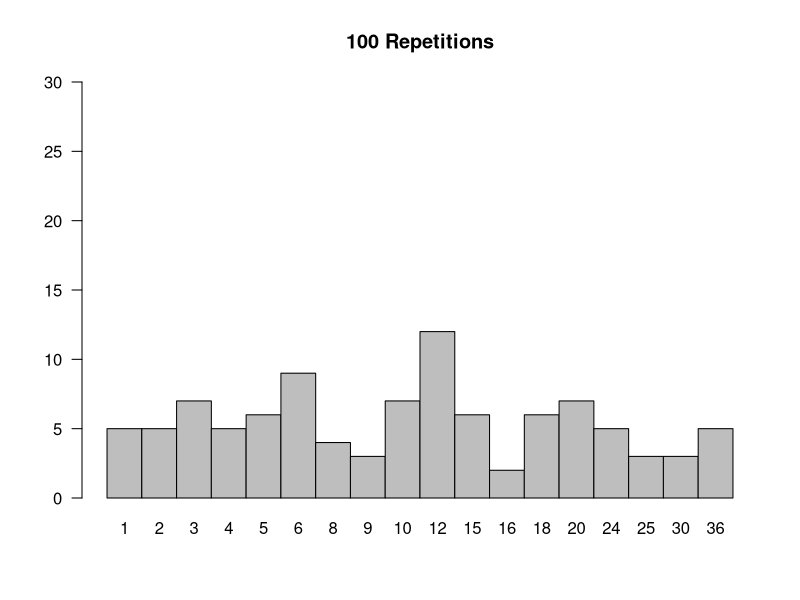
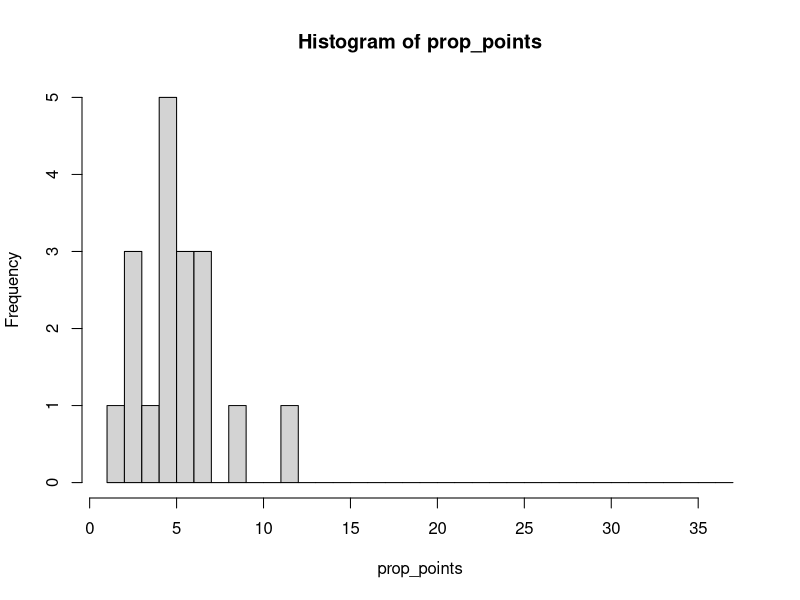
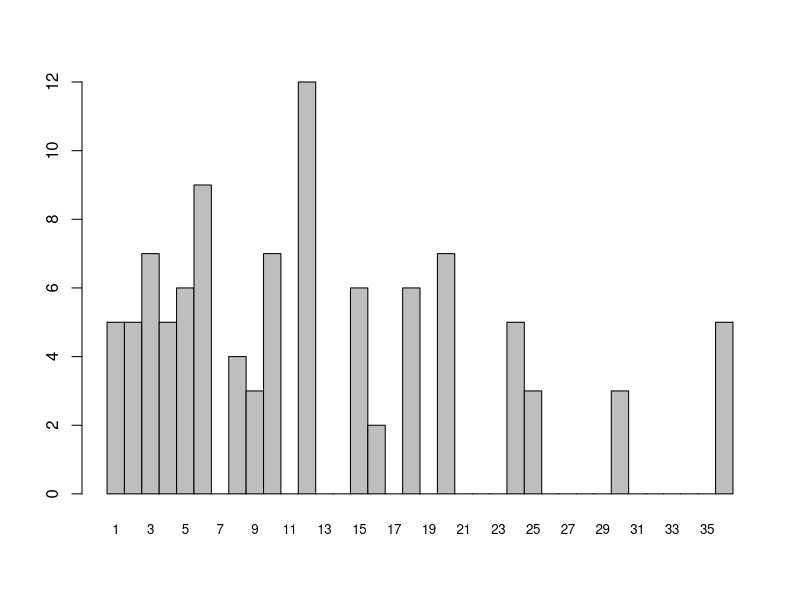

Recreate these plots in R, in order.
# helper functions to simulate rolling a die
# and multiplying the number of spots

# roll one die
roll_die <- function(times = 1) {
  die <- 1:6
  sample(die, times, replace = TRUE)
}


# roll a pair of dice
roll_pair <- function() {
  roll_die(2)
}

# sum of spots
sum_rolls <- function(times = 1) {
  sum(roll_die(times))
}

# product of numbers
prod_rolls <- function(times = 1) {
  prod(roll_die(times))
}

# check whether 'x' is multiple of 'num'
is_multiple <- function(x, num) {
  x %% num == 0
}

# find the y-max value for ylim in barplot()
find_ymax <- function(x, num) {
  if (is_multiple(x, num)) {
    return(max(prop_points))
  } else {
    return(ymax <- num * ((x %/% num) + 1))
  }
}



reps <- 100
total_points <- sapply(rep(2, reps), prod_rolls)
prop_points <- 100 * table(total_points) / reps
barplot(prop_points, las = 1, 
        space = 0, ylim = c(0, 30),
        main = sprintf("%s Repetitions", reps))
hist(prop_points, breaks = 1:37)
?barplot

1:36
freq <- numeric(36)
freq[1:36 %in% names(prop_points)] <- prop_points
names(freq) <- 1:36
barplot(freq, space = 0, cex.names = 0.8)


